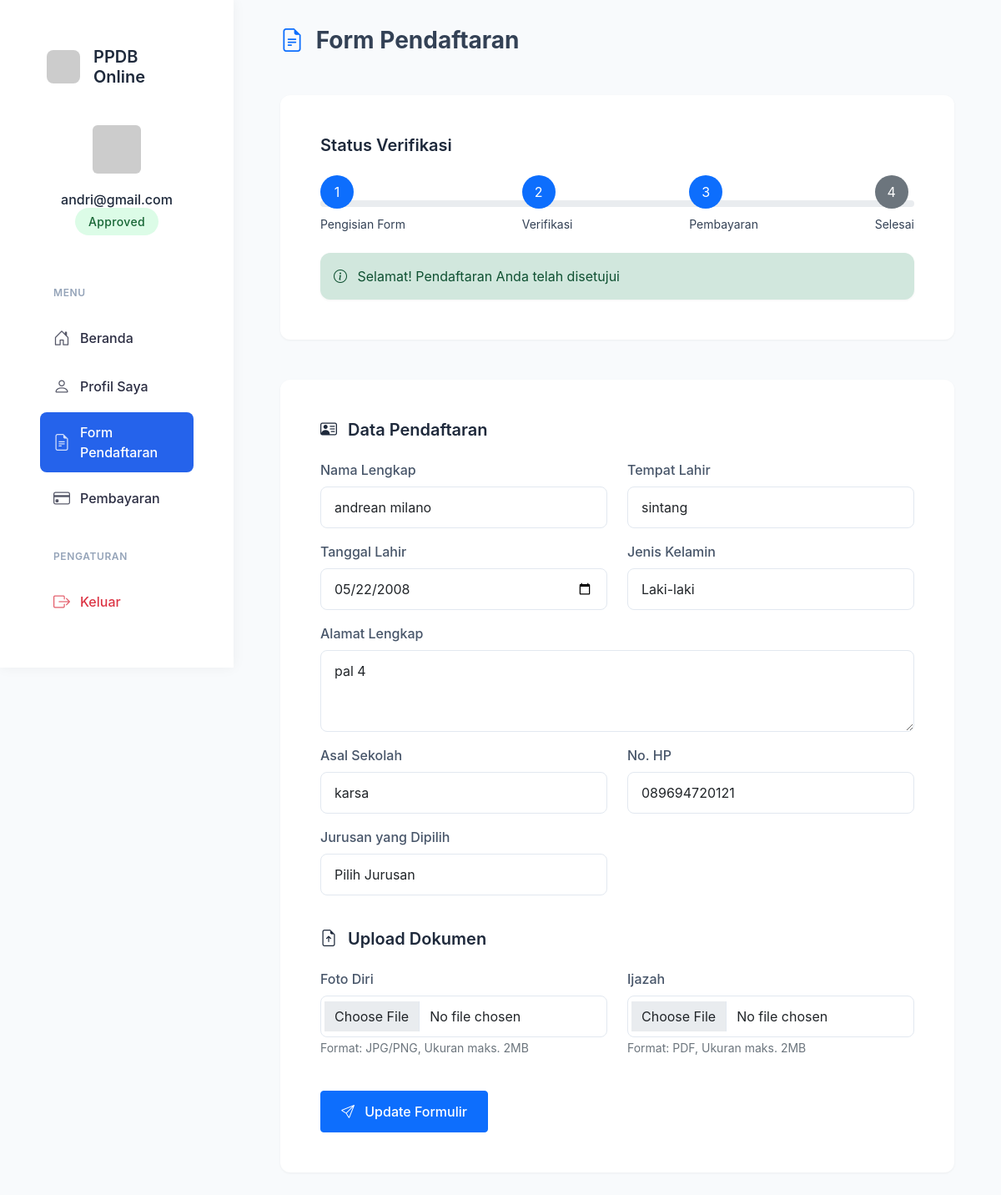
Screenshot of /verifikasi (signed in) with the database file from the repository.
### app copy.py (models this page shows, shortened)
class User(db.Model):
    __tablename__ = 'users'  # Explicitly define table name
    id = db.Column(db.Integer, primary_key=True)
    username = db.Column(db.String(100), unique=True, nullable=False)
    password = db.Column(db.String(200), nullable=False)
    is_admin = db.Column(db.Boolean, default=False)
    is_verified = db.Column(db.Boolean, default=False)  # Add this attribute
    formulir = db.relationship('Formulir', back_populates='user')  # Add this relationship

class Formulir(db.Model):
    id = db.Column(db.Integer, primary_key=True)
    user_id = db.Column(db.Integer, db.ForeignKey('users.id'), nullable=False)  # Correct table name
    user = db.relationship('User', back_populates='formulir')
    nama_lengkap = db.Column(db.String(100))
    tempat_lahir = db.Column(db.String(100))
    tanggal_lahir = db.Column(db.String(100))
    jenis_kelamin = db.Column(db.String(20))
    alamat = db.Column(db.String(200))
    asal_sekolah = db.Column(db.String(200))
    no_hp = db.Column(db.String(20))
    foto_path = db.Column(db.String(200))
    ijazah_path = db.Column(db.String(200))
    pembayaran_path = db.Column(db.String(200))
    verifikasi_status = db.Column(db.String(20), default='belum')

### app copy.py (the view)
    def wrapper(*args, **kwargs):
        if 'user_id' not in session:
            flash('Anda perlu masuk terlebih dahulu.')
            return redirect(url_for('login'))
        return f(*args, **kwargs)

### templates/verifikasi.html (shortened to what this page needs)
<!DOCTYPE html>
<html>
<head>
  <link rel="stylesheet" href="{{ url_for('static', filename='styles.css') }}">
</head>
<body>
  {% extends "base.html" %}
  {% block content %}
  <div class="container-fluid">
    <div class="row mb-4">
        <div class="col-12">
            <h3 class="fw-bold mb-4">
                <i class="bi bi-file-earmark-text text-primary me-2"></i>
                Form Pendaftaran
            </h3>
        </div>
    </div>
    <div class="row mb-4">
        <div class="col-12">
            <div class="card">
                <div class="card-body">
                    <h5 class="card-title mb-4">Status Verifikasi</h5>
                    {% if formulir %}
                    <div class="d-flex justify-content-between position-relative mb-4">
                        <div class="progress" style="height: 3px; width: 100%; position: absolute; top: 50%; transform: translateY(-50%);">
                        </div>
                        <div class="position-relative">
                            <div class="rounded-circle bg-{{ 'primary' if formulir.verifikasi_status != '' else 'secondary' }} text-white d-flex align-items-center justify-content-center" style="width: 40px; height: 40px;">1</div>
                            <div class="small mt-2">Pengisian Form</div>
                        </div>
                        <div class="position-relative">
                            <div class="rounded-circle bg-{{ 'primary' if formulir.verifikasi_status == 'pending' or formulir.verifikasi_status == 'approved' else 'secondary' }} text-white d-flex align-items-center justify-content-center" style="width: 40px; height: 40px;">2</div>
                            <div class="small mt-2">Verifikasi</div>
                        </div>
                        <div class="position-relative">
                            <div class="rounded-circle bg-{{ 'primary' if formulir.verifikasi_status == 'approved' else 'secondary' }} text-white d-flex align-items-center justify-content-center" style="width: 40px; height: 40px;">3</div>
                            <div class="small mt-2">Pembayaran</div>
                        </div>
                        <div class="position-relative">
                            <div class="rounded-circle bg-{{ 'primary' if formulir.verifikasi_status == 'approved' and formulir.pembayaran_status == 'approved' else 'secondary' }} text-white d-flex align-items-center justify-content-center" style="width: 40px; height: 40px;">4</div>
                            <div class="small mt-2">Selesai</div>
                        </div>
                    </div>
                    <div class="alert alert-{{ 'success' if formulir.verifikasi_status == 'approved' else 'warning' if formulir.verifikasi_status == 'pending' else 'danger' if formulir.verifikasi_status == 'rejected' else 'info' }} mb-0">
                        <i class="bi bi-info-circle me-2"></i>
                        {% if formulir.verifikasi_status == 'approved' %}
                            Selamat! Pendaftaran Anda telah disetujui
                        {% elif formulir.verifikasi_status == 'pending' %}
                            Menunggu verifikasi admin
                        {% elif formulir.verifikasi_status == 'rejected' %}
                            Pendaftaran ditolak, silahkan periksa kembali dokumen Anda
                        {% else %}
                            Silahkan lengkapi formulir pendaftaran
                        {% endif %}
                    </div>
                    {% else %}
                    <div class="progress" style="height: 25px;">
                        <div class="progress-bar bg-secondary" style="width: 25%">
                            Belum Mengisi
                        </div>
                    </div>
                    {% endif %}
                </div>
            </div>
        </div>
    </div>
    <div class="row">
        <div class="col-12">
            <div class="card">
                <div class="card-body">
                    <h5 class="card-title mb-4">
                        <i class="bi bi-person-vcard me-2"></i>
                        Data Pendaftaran
                    </h5>
                    <form method="POST" enctype="multipart/form-data">
                        <div class="row">
                            <div class="col-md-6 mb-3">
                                <label class="form-label">Nama Lengkap</label>
                                <input class="form-control" name="nama_lengkap" required
                                    value="{{ formulir.nama_lengkap if formulir }}">
                            </div>
                            <div class="col-md-6 mb-3">
                                <label class="form-label">Tempat Lahir</label>
                                <input class="form-control" name="tempat_lahir" required
                                    value="{{ formulir.tempat_lahir if formulir }}">
                            </div>
                            <div class="col-md-6 mb-3">
                                <label class="form-label">Tanggal Lahir</label>
                                <input type="date" class="form-control" name="tanggal_lahir" required
                                    value="{{ formulir.tanggal_lahir if formulir }}">
                            </div>
                            <div class="col-md-6 mb-3">
                                <label class="form-label">Jenis Kelamin</label>
                                <select class="form-control" name="jenis_kelamin" required>
                                    <option value="Laki-laki" {% if formulir.jenis_kelamin == 'Laki-laki' %}selected{% endif %}>Laki-laki</option>
                                </select>
                            </div>
                            <div class="col-12 mb-3">
                                <label class="form-label">Alamat Lengkap</label>
                                <textarea class="form-control" name="alamat" required rows="3">{{ formulir.alamat if formulir }}</textarea>
                            </div>
                            <div class="col-md-6 mb-3">
                                <label class="form-label">Asal Sekolah</label>
                                <input class="form-control" name="asal_sekolah" required
                                    value="{{ formulir.asal_sekolah if formulir }}">
                            </div>
                            <div class="col-md-6 mb-3">
                                <label class="form-label">No. HP</label>
                                <input class="form-control" name="no_hp" type="tel" required
                                    value="{{ formulir.no_hp if formulir }}">
                            </div>
                            <div class="col-md-6 mb-3">
                                <label class="form-label">Jurusan yang Dipilih</label>
                                <select class="form-control" name="jurusan" required>
                                    <option value="">Pilih Jurusan</option>
                                </select>
                            </div>
                        </div>
                        <h5 class="card-title mt-4 mb-4">
                            <i class="bi bi-file-earmark-arrow-up me-2"></i>
                            Upload Dokumen
                        </h5>
                        <div class="row">
                            <div class="col-md-6 mb-3">
                                <label class="form-label">Foto Diri</label>
                                <input type="file" class="form-control" name="foto" {% if not formulir %}required{% endif %}>
                                <small class="text-muted">Format: JPG/PNG, Ukuran maks. 2MB</small>
                            </div>
                            <div class="col-md-6 mb-3">
                                <label class="form-label">Ijazah</label>
                                <input type="file" class="form-control" name="ijazah" {% if not formulir %}required{% endif %}>
                                <small class="text-muted">Format: PDF, Ukuran maks. 2MB</small>
                            </div>
                        </div>
                        <div class="mt-4">
                            <button type="submit" class="btn btn-primary">
                                <i class="bi bi-send me-2"></i>
                                {{ 'Update Formulir' if formulir else 'Kirim Formulir' }}
                            </button>
                        </div>
                    </form>
                </div>
            </div>
        </div>
    </div>
  </div>
  {% endblock %}

### templates/base.html (shortened to what this page needs)
<!DOCTYPE html>
<html>
<head>
  <link href="https://cdn.jsdelivr.net/npm/bootstrap@5.1.3/dist/css/bootstrap.min.css" rel="stylesheet">
  <link rel="stylesheet" href="https://cdn.jsdelivr.net/npm/bootstrap-icons@1.8.1/font/bootstrap-icons.css">
</head>
<body>
  <div class="wrapper">
    <nav class="sidebar">
      <div class="sidebar-header">
        <div class="sidebar-brand">
          <img src="https://ui-avatars.com/api/?name=PPDB&background=2563eb&color=fff" alt="Logo">
          <h4>PPDB Online</h4>
        </div>
        {% if session.user_id %}
        <div class="sidebar-user">
          {% set user = get_current_user() %}
          <img src="https://ui-avatars.com/api/?name={{ user.username }}&background=random" alt="Profile">
          <h6 class="mt-3 mb-1">{{ user.username }}</h6>
          {% set formulir = get_user_formulir() %}
          {% if formulir %}
          <span class="status-badge
                    {% if formulir.verifikasi_status == 'approved' %}status-approved
                    {% elif formulir.verifikasi_status == 'pending' %}status-pending
                    {% else %}status-rejected{% endif %}">
            {{ formulir.verifikasi_status|title }}
          </span>
          {% endif %}
        </div>
        {% endif %}
      </div>
      <div class="sidebar-menu">
        <div class="nav-section">
          <div class="nav-section-title">Menu</div>
          <div class="nav flex-column">
            {% if not session.user_id %}
            <a href="{{ url_for('index') }}" class="nav-link {{ 'active' if request.endpoint == 'index' }}">
              <i class="bi bi-house-door"></i>
              <span>Beranda</span>
            </a>
            <a href="{{ url_for('login') }}" class="nav-link {{ 'active' if request.endpoint == 'login' }}">
              <i class="bi bi-box-arrow-in-right"></i>
              <span>Login</span>
            </a>
            <a href="{{ url_for('register') }}" class="nav-link {{ 'active' if request.endpoint == 'register' }}">
              <i class="bi bi-person-plus"></i>
              <span>Daftar</span>
            </a>
            {% else %}
            <a href="{{ url_for('index') }}" class="nav-link {{ 'active' if request.endpoint == 'index' }}">
              <i class="bi bi-house-door"></i>
              <span>Beranda</span>
            </a>
            <a href="{{ url_for('profile') }}" class="nav-link {{ 'active' if request.endpoint == 'profile' }}">
              <i class="bi bi-person"></i>
              <span>Profil Saya</span>
            </a>
            <a href="{{ url_for('verifikasi') }}" class="nav-link {{ 'active' if request.endpoint == 'verifikasi' }}">
              <i class="bi bi-file-earmark-text"></i>
              <span>Form Pendaftaran</span>
            </a>
            {% set formulir = get_user_formulir() %}
            {% if formulir and formulir.verifikasi_status == 'approved' %}
            <a href="{{ url_for('pembayaran') }}" class="nav-link {{ 'active' if request.endpoint == 'pembayaran' }}">
              <i class="bi bi-credit-card"></i>
              <span>Pembayaran</span>
            </a>
            {% endif %}
            <div class="nav-section-title mt-4">Pengaturan</div>
            <a href="{{ url_for('logout') }}" class="nav-link text-danger">
              <i class="bi bi-box-arrow-right"></i>
              <span>Keluar</span>
            </a>
            {% endif %}
          </div>
        </div>
      </div>
    </nav>
    <div class="content">
      <div class="container-fluid">
        {% block content %}{% endblock %}
      </div>
    </div>
  </div>
</body>
</html>

### rows the page displays
User: username "andri@gmail.com"
Formulir: verifikasi_status "Approved", nama_lengkap "andrean milano", tempat_lahir "sintang", tanggal_lahir "05/22/2008", jenis_kelamin "Laki-laki", alamat "pal 4", asal_sekolah "karsa", no_hp "089694720121"

### other values shown
{{ 'Update Formulir' if formulir else 'Kirim Formulir' }} "Update Formulir"
